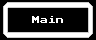

Rendered tile map (Tiled .tmx) drawn with the repository's tilesets; below, a short description and the full map source, tile grids included:
An orthogonal 12x5 tile map with 8x8 px tiles, 1 tile layer (Tile Layer 1).

<map version="1.0" orientation="orthogonal" renderorder="right-down" width="12" height="5" tilewidth="8" tileheight="8" nextobjectid="1">
 <tileset firstgid="1" name="siteParts" tilewidth="8" tileheight="8" tilecount="256" columns="16">
  <image source="siteParts.png" width="128" height="128" />
 </tileset>
 <layer name="Tile Layer 1" width="12" height="5">
  <data encoding="csv">
1,2,2,2,2,2,2,2,2,2,2,2147483649,
17,53,54,55,56,57,56,53,54,55,56,2147483665,
17,56,53,53,49,50,51,52,53,53,53,2147483665,
17,53,54,55,56,57,53,53,54,55,56,2147483665,
33,3221225474,3221225474,3221225474,3221225474,3221225474,3221225474,3221225474,3221225474,3221225474,3221225474,2147483681
</data>
 </layer>
</map>